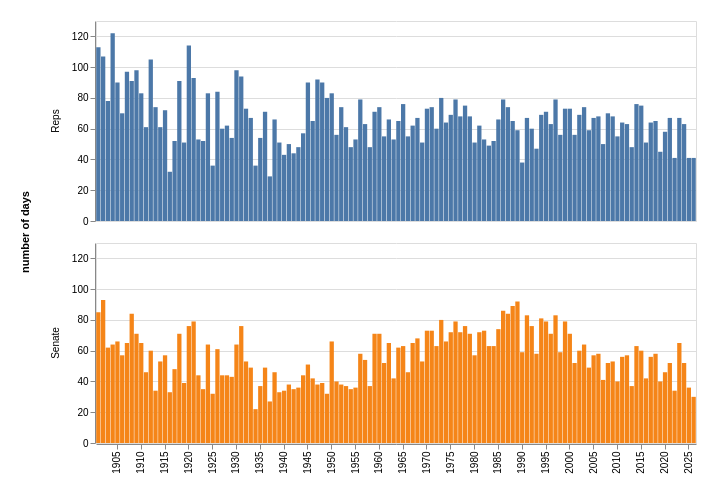

The code cell stored with this chart in its notebook:
### Markdown cell above
## Displaying a chart

The cell below generates a chart. Note that the cell has been labelled using `#| label: sitting-days-chart` this means the cell can be referenced elsewhere using `sitting-days-chart`.

If you look in the cell metadata you'll see it includes the `remove-cell` tag. This means the cell and its output won't be included in the final book. Instead we'll embed the chart in a figure below so we can add a caption and it will be automatically numbered.

### Code cell
#| label: sitting-days-chart

import pandas as pd
import altair as alt

df = pd.read_json("https://handbookapi.aph.gov.au/api/StatisticalInformation/SittingDaysPerYear")

dfs = []
for house in ["Reps", "Senate"]:
    df_h = df[["Year", f"{house}Days"]]
    df_h["house"] = house
    df_h.columns = ["year", "days", "house"]
    dfs.append(df_h)
df_split = pd.concat(dfs)

ticks = [t for t in range(1900, 2030, 5)]
alt.Chart(df_split).mark_bar().encode(
    x=alt.X("year:O").axis(values=ticks).title(None),
    y=alt.Y("days:Q").title(None),
    row=alt.Row("house").title("number of days"),
    color=alt.Color("house").legend(None),
    tooltip=["year:O", "house:N", "days:Q"]
).properties(height=200, width=600, padding=20)

### Figure 1 — Vega-Lite specification as saved in the notebook (floating-point values rounded to 4 significant figures; data arrays with more than 128 entries replaced by an {"elided": "..."} marker saying what was removed)
{"config": {"view": {"continuousWidth": 300, "continuousHeight": 300}}, "data": {"name": "data-3f2b87e22a324c70cf057ab7c5ff6068"}, "mark": {"type": "bar"}, "encoding": {"color": {"field": "house", "legend": null, "type": "nominal"}, "row": {"field": "house", "title": "number of days", "type": "nominal"}, "tooltip": [{"field": "year", "type": "ordinal"}, {"field": "house", "type": "nominal"}, {"field": "days", "type": "quantitative"}], "x": {"axis": {"values": [1900, 1905, 1910, 1915, 1920, 1925, 1930, 1935, 1940, 1945, 1950, 1955, 1960, 1965, 1970, 1975, 1980, 1985, 1990, 1995, 2000, 2005, 2010, 2015, 2020, 2025]}, "field": "year", "title": null, "type": "ordinal"}, "y": {"field": "days", "title": null, "type": "quantitative"}}, "height": 200, "padding": 20, "width": 600, "$schema": "https://vega.github.io/schema/vega-lite/v6.4.1.json", "datasets": {"data-3f2b87e22a324c70cf057ab7c5ff6068": {"elided": "252 records"}}}
